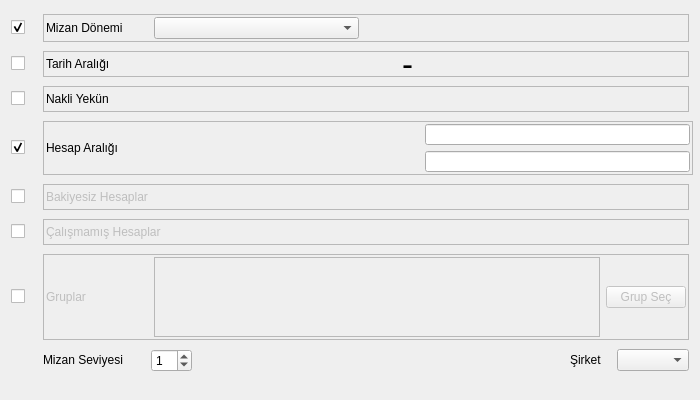
<?xml version="1.0" encoding="UTF-8"?>
<ui version="4.0">
 <class>MUH_MIZAN_RAPORU_BATCH</class>
 <widget class="QDialog" name="MUH_MIZAN_RAPORU_BATCH">
  <property name="geometry">
   <rect>
    <x>0</x>
    <y>0</y>
    <width>700</width>
    <height>400</height>
   </rect>
  </property>
  <property name="sizePolicy">
   <sizepolicy hsizetype="Expanding" vsizetype="Expanding">
    <horstretch>0</horstretch>
    <verstretch>0</verstretch>
   </sizepolicy>
  </property>
  <property name="minimumSize">
   <size>
    <width>700</width>
    <height>400</height>
   </size>
  </property>
  <property name="maximumSize">
   <size>
    <width>700</width>
    <height>400</height>
   </size>
  </property>
  <property name="windowTitle">
   <string>Mizan</string>
  </property>
  <layout class="QGridLayout" name="gridLayout" rowstretch="1,1,1,2,1,1,3,1,1" columnstretch="1,10,5,1,5">
   <item row="0" column="0">
    <widget class="QCheckBox" name="checkbox_mizan_donemi">
     <property name="enabled">
      <bool>true</bool>
     </property>
     <property name="sizePolicy">
      <sizepolicy hsizetype="Fixed" vsizetype="Fixed">
       <horstretch>0</horstretch>
       <verstretch>0</verstretch>
      </sizepolicy>
     </property>
     <property name="minimumSize">
      <size>
       <width>26</width>
       <height>0</height>
      </size>
     </property>
     <property name="text">
      <string/>
     </property>
     <property name="checked">
      <bool>true</bool>
     </property>
    </widget>
   </item>
   <item row="0" column="1" colspan="4">
    <widget class="QFrame" name="frame_mizan_donemi">
     <property name="sizePolicy">
      <sizepolicy hsizetype="Expanding" vsizetype="Fixed">
       <horstretch>0</horstretch>
       <verstretch>0</verstretch>
      </sizepolicy>
     </property>
     <property name="minimumSize">
      <size>
       <width>0</width>
       <height>0</height>
      </size>
     </property>
     <property name="frameShape">
      <enum>QFrame::StyledPanel</enum>
     </property>
     <property name="frameShadow">
      <enum>QFrame::Raised</enum>
     </property>
     <layout class="QGridLayout" name="gridLayout_8" columnstretch="1,5,8">
      <property name="margin">
       <number>2</number>
      </property>
      <item row="0" column="0">
       <widget class="QLabel" name="label_3">
        <property name="sizePolicy">
         <sizepolicy hsizetype="Fixed" vsizetype="Fixed">
          <horstretch>0</horstretch>
          <verstretch>0</verstretch>
         </sizepolicy>
        </property>
        <property name="minimumSize">
         <size>
          <width>102</width>
          <height>0</height>
         </size>
        </property>
        <property name="text">
         <string>Mizan Dönemi</string>
        </property>
       </widget>
      </item>
      <item row="0" column="1">
       <widget class="QComboBox" name="comboBox_mizan_donemi">
        <property name="sizePolicy">
         <sizepolicy hsizetype="Minimum" vsizetype="Fixed">
          <horstretch>0</horstretch>
          <verstretch>0</verstretch>
         </sizepolicy>
        </property>
       </widget>
      </item>
      <item row="0" column="2">
       <spacer name="horizontalSpacer_3">
        <property name="orientation">
         <enum>Qt::Horizontal</enum>
        </property>
        <property name="sizeHint" stdset="0">
         <size>
          <width>40</width>
          <height>20</height>
         </size>
        </property>
       </spacer>
      </item>
     </layout>
    </widget>
   </item>
   <item row="1" column="0">
    <widget class="QCheckBox" name="checkbox_tarih_araligi">
     <property name="sizePolicy">
      <sizepolicy hsizetype="Fixed" vsizetype="Fixed">
       <horstretch>0</horstretch>
       <verstretch>0</verstretch>
      </sizepolicy>
     </property>
     <property name="minimumSize">
      <size>
       <width>26</width>
       <height>0</height>
      </size>
     </property>
     <property name="text">
      <string/>
     </property>
     <property name="checked">
      <bool>false</bool>
     </property>
    </widget>
   </item>
   <item row="1" column="1" colspan="4">
    <widget class="QFrame" name="frame_tarih_araligi">
     <property name="sizePolicy">
      <sizepolicy hsizetype="Expanding" vsizetype="Fixed">
       <horstretch>0</horstretch>
       <verstretch>0</verstretch>
      </sizepolicy>
     </property>
     <property name="minimumSize">
      <size>
       <width>0</width>
       <height>0</height>
      </size>
     </property>
     <property name="frameShape">
      <enum>QFrame::StyledPanel</enum>
     </property>
     <property name="frameShadow">
      <enum>QFrame::Raised</enum>
     </property>
     <layout class="QGridLayout" name="gridLayout_3" columnstretch="1,0,0,0,0">
      <property name="sizeConstraint">
       <enum>QLayout::SetNoConstraint</enum>
      </property>
      <property name="margin">
       <number>2</number>
      </property>
      <item row="0" column="0">
       <widget class="QLabel" name="label_tarih_araligi">
        <property name="sizePolicy">
         <sizepolicy hsizetype="Fixed" vsizetype="Fixed">
          <horstretch>0</horstretch>
          <verstretch>0</verstretch>
         </sizepolicy>
        </property>
        <property name="minimumSize">
         <size>
          <width>102</width>
          <height>0</height>
         </size>
        </property>
        <property name="text">
         <string>Tarih Aralığı</string>
        </property>
       </widget>
      </item>
      <item row="0" column="2">
       <widget class="QLabel" name="label_6">
        <property name="sizePolicy">
         <sizepolicy hsizetype="Fixed" vsizetype="Ignored">
          <horstretch>0</horstretch>
          <verstretch>0</verstretch>
         </sizepolicy>
        </property>
        <property name="font">
         <font>
          <pointsize>25</pointsize>
         </font>
        </property>
        <property name="text">
         <string>-</string>
        </property>
       </widget>
      </item>
      <item row="0" column="1">
       <widget class="QAdakDate" name="adakDate_baslangic_tarihi">
        <property name="sizePolicy">
         <sizepolicy hsizetype="Fixed" vsizetype="Fixed">
          <horstretch>0</horstretch>
          <verstretch>0</verstretch>
         </sizepolicy>
        </property>
        <property name="minimumSize">
         <size>
          <width>242</width>
          <height>0</height>
         </size>
        </property>
        <property name="maximumSize">
         <size>
          <width>242</width>
          <height>30</height>
         </size>
        </property>
        <property name="whatsThis">
         <string>Tarih WidgetÄ± </string>
        </property>
        <property name="QAdakDate" stdset="0">
         <rect>
          <x>0</x>
          <y>0</y>
          <width>100</width>
          <height>100</height>
         </rect>
        </property>
       </widget>
      </item>
      <item row="0" column="3">
       <widget class="QAdakDate" name="adakDate_bts_tarihi">
        <property name="sizePolicy">
         <sizepolicy hsizetype="Fixed" vsizetype="Fixed">
          <horstretch>0</horstretch>
          <verstretch>0</verstretch>
         </sizepolicy>
        </property>
        <property name="minimumSize">
         <size>
          <width>242</width>
          <height>0</height>
         </size>
        </property>
        <property name="maximumSize">
         <size>
          <width>242</width>
          <height>30</height>
         </size>
        </property>
        <property name="whatsThis">
         <string>Tarih WidgetÄ± </string>
        </property>
        <property name="QAdakDate" stdset="0">
         <rect>
          <x>0</x>
          <y>0</y>
          <width>100</width>
          <height>100</height>
         </rect>
        </property>
       </widget>
      </item>
      <item row="0" column="4">
       <spacer name="horizontalSpacer_6">
        <property name="orientation">
         <enum>Qt::Horizontal</enum>
        </property>
        <property name="sizeHint" stdset="0">
         <size>
          <width>40</width>
          <height>20</height>
         </size>
        </property>
       </spacer>
      </item>
     </layout>
    </widget>
   </item>
   <item row="2" column="0">
    <widget class="QCheckBox" name="checkbox_nakli_yekun">
     <property name="sizePolicy">
      <sizepolicy hsizetype="Fixed" vsizetype="Fixed">
       <horstretch>0</horstretch>
       <verstretch>0</verstretch>
      </sizepolicy>
     </property>
     <property name="minimumSize">
      <size>
       <width>26</width>
       <height>0</height>
      </size>
     </property>
     <property name="text">
      <string/>
     </property>
     <property name="checkable">
      <bool>true</bool>
     </property>
     <property name="checked">
      <bool>false</bool>
     </property>
    </widget>
   </item>
   <item row="2" column="1" colspan="4">
    <widget class="QFrame" name="frame_5">
     <property name="sizePolicy">
      <sizepolicy hsizetype="Expanding" vsizetype="Fixed">
       <horstretch>0</horstretch>
       <verstretch>0</verstretch>
      </sizepolicy>
     </property>
     <property name="layoutDirection">
      <enum>Qt::LeftToRight</enum>
     </property>
     <property name="frameShape">
      <enum>QFrame::StyledPanel</enum>
     </property>
     <property name="frameShadow">
      <enum>QFrame::Raised</enum>
     </property>
     <layout class="QGridLayout" name="gridLayout_7">
      <property name="margin">
       <number>2</number>
      </property>
      <item row="0" column="0">
       <widget class="QLabel" name="label_nakli_yekun">
        <property name="sizePolicy">
         <sizepolicy hsizetype="Fixed" vsizetype="Fixed">
          <horstretch>0</horstretch>
          <verstretch>0</verstretch>
         </sizepolicy>
        </property>
        <property name="minimumSize">
         <size>
          <width>99</width>
          <height>0</height>
         </size>
        </property>
        <property name="text">
         <string>Nakli Yekün</string>
        </property>
        <property name="alignment">
         <set>Qt::AlignLeading|Qt::AlignLeft|Qt::AlignVCenter</set>
        </property>
       </widget>
      </item>
      <item row="0" column="1">
       <spacer name="horizontalSpacer">
        <property name="orientation">
         <enum>Qt::Horizontal</enum>
        </property>
        <property name="sizeHint" stdset="0">
         <size>
          <width>40</width>
          <height>20</height>
         </size>
        </property>
       </spacer>
      </item>
     </layout>
    </widget>
   </item>
   <item row="3" column="0">
    <widget class="QCheckBox" name="checkbox_hesap_araligi">
     <property name="sizePolicy">
      <sizepolicy hsizetype="Fixed" vsizetype="Fixed">
       <horstretch>0</horstretch>
       <verstretch>0</verstretch>
      </sizepolicy>
     </property>
     <property name="minimumSize">
      <size>
       <width>26</width>
       <height>0</height>
      </size>
     </property>
     <property name="text">
      <string/>
     </property>
     <property name="checked">
      <bool>true</bool>
     </property>
    </widget>
   </item>
   <item row="3" column="1" colspan="4">
    <widget class="QFrame" name="frame_2">
     <property name="sizePolicy">
      <sizepolicy hsizetype="Expanding" vsizetype="Fixed">
       <horstretch>0</horstretch>
       <verstretch>0</verstretch>
      </sizepolicy>
     </property>
     <property name="minimumSize">
      <size>
       <width>650</width>
       <height>54</height>
      </size>
     </property>
     <property name="frameShape">
      <enum>QFrame::StyledPanel</enum>
     </property>
     <property name="frameShadow">
      <enum>QFrame::Raised</enum>
     </property>
     <layout class="QGridLayout" name="gridLayout_4">
      <property name="margin">
       <number>2</number>
      </property>
      <item row="0" column="0" rowspan="2">
       <widget class="QLabel" name="label">
        <property name="sizePolicy">
         <sizepolicy hsizetype="Fixed" vsizetype="Fixed">
          <horstretch>0</horstretch>
          <verstretch>0</verstretch>
         </sizepolicy>
        </property>
        <property name="minimumSize">
         <size>
          <width>102</width>
          <height>0</height>
         </size>
        </property>
        <property name="text">
         <string>Hesap Aralığı</string>
        </property>
       </widget>
      </item>
      <item row="0" column="1">
       <widget class="QSearchEdit" name="search_edit_bas_hesap_kodu">
        <property name="sizePolicy">
         <sizepolicy hsizetype="Expanding" vsizetype="Fixed">
          <horstretch>0</horstretch>
          <verstretch>0</verstretch>
         </sizepolicy>
        </property>
        <property name="whatsThis">
         <string>Arama widget. </string>
        </property>
        <property name="QSearchEdit" stdset="0">
         <rect>
          <x>0</x>
          <y>0</y>
          <width>100</width>
          <height>100</height>
         </rect>
        </property>
       </widget>
      </item>
      <item row="0" column="2">
       <widget class="QLineEdit" name="lineedit_bas_hesap_ismi">
        <property name="focusPolicy">
         <enum>Qt::NoFocus</enum>
        </property>
        <property name="readOnly">
         <bool>true</bool>
        </property>
       </widget>
      </item>
      <item row="1" column="1">
       <widget class="QSearchEdit" name="search_edit_bts_hesap_kodu">
        <property name="sizePolicy">
         <sizepolicy hsizetype="Expanding" vsizetype="Fixed">
          <horstretch>0</horstretch>
          <verstretch>0</verstretch>
         </sizepolicy>
        </property>
        <property name="whatsThis">
         <string>Arama widget. </string>
        </property>
        <property name="QSearchEdit" stdset="0">
         <rect>
          <x>0</x>
          <y>0</y>
          <width>100</width>
          <height>100</height>
         </rect>
        </property>
       </widget>
      </item>
      <item row="1" column="2">
       <widget class="QLineEdit" name="lineedit_bts_hesap_ismi">
        <property name="focusPolicy">
         <enum>Qt::NoFocus</enum>
        </property>
        <property name="readOnly">
         <bool>true</bool>
        </property>
       </widget>
      </item>
     </layout>
    </widget>
   </item>
   <item row="4" column="0">
    <widget class="QCheckBox" name="checkbox_bakiyesiz_hesaplar">
     <property name="sizePolicy">
      <sizepolicy hsizetype="Fixed" vsizetype="Fixed">
       <horstretch>0</horstretch>
       <verstretch>0</verstretch>
      </sizepolicy>
     </property>
     <property name="minimumSize">
      <size>
       <width>26</width>
       <height>0</height>
      </size>
     </property>
     <property name="text">
      <string/>
     </property>
    </widget>
   </item>
   <item row="4" column="1" colspan="4">
    <widget class="QFrame" name="frame">
     <property name="sizePolicy">
      <sizepolicy hsizetype="Expanding" vsizetype="Fixed">
       <horstretch>0</horstretch>
       <verstretch>0</verstretch>
      </sizepolicy>
     </property>
     <property name="minimumSize">
      <size>
       <width>0</width>
       <height>0</height>
      </size>
     </property>
     <property name="frameShape">
      <enum>QFrame::StyledPanel</enum>
     </property>
     <property name="frameShadow">
      <enum>QFrame::Raised</enum>
     </property>
     <layout class="QGridLayout" name="gridLayout_5">
      <property name="margin">
       <number>2</number>
      </property>
      <item row="0" column="0">
       <widget class="QLabel" name="label_bakiyesiz_hesaplar">
        <property name="enabled">
         <bool>false</bool>
        </property>
        <property name="sizePolicy">
         <sizepolicy hsizetype="Fixed" vsizetype="Fixed">
          <horstretch>0</horstretch>
          <verstretch>0</verstretch>
         </sizepolicy>
        </property>
        <property name="text">
         <string>Bakiyesiz Hesaplar</string>
        </property>
       </widget>
      </item>
      <item row="0" column="1">
       <spacer name="horizontalSpacer_2">
        <property name="orientation">
         <enum>Qt::Horizontal</enum>
        </property>
        <property name="sizeHint" stdset="0">
         <size>
          <width>40</width>
          <height>20</height>
         </size>
        </property>
       </spacer>
      </item>
     </layout>
    </widget>
   </item>
   <item row="5" column="0">
    <widget class="QCheckBox" name="checkbox_calismamis_hesaplar">
     <property name="sizePolicy">
      <sizepolicy hsizetype="Fixed" vsizetype="Fixed">
       <horstretch>0</horstretch>
       <verstretch>0</verstretch>
      </sizepolicy>
     </property>
     <property name="minimumSize">
      <size>
       <width>26</width>
       <height>0</height>
      </size>
     </property>
     <property name="text">
      <string/>
     </property>
    </widget>
   </item>
   <item row="5" column="1" colspan="4">
    <widget class="QFrame" name="frame_4">
     <property name="sizePolicy">
      <sizepolicy hsizetype="Expanding" vsizetype="Minimum">
       <horstretch>0</horstretch>
       <verstretch>0</verstretch>
      </sizepolicy>
     </property>
     <property name="minimumSize">
      <size>
       <width>0</width>
       <height>0</height>
      </size>
     </property>
     <property name="frameShape">
      <enum>QFrame::StyledPanel</enum>
     </property>
     <property name="frameShadow">
      <enum>QFrame::Raised</enum>
     </property>
     <layout class="QGridLayout" name="gridLayout_6">
      <property name="margin">
       <number>2</number>
      </property>
      <item row="0" column="0">
       <widget class="QLabel" name="label_calismamis_hesaplar">
        <property name="enabled">
         <bool>false</bool>
        </property>
        <property name="sizePolicy">
         <sizepolicy hsizetype="Fixed" vsizetype="Fixed">
          <horstretch>0</horstretch>
          <verstretch>0</verstretch>
         </sizepolicy>
        </property>
        <property name="layoutDirection">
         <enum>Qt::LeftToRight</enum>
        </property>
        <property name="text">
         <string>Çalışmamış Hesaplar</string>
        </property>
       </widget>
      </item>
      <item row="0" column="1">
       <spacer name="horizontalSpacer_4">
        <property name="orientation">
         <enum>Qt::Horizontal</enum>
        </property>
        <property name="sizeHint" stdset="0">
         <size>
          <width>40</width>
          <height>20</height>
         </size>
        </property>
       </spacer>
      </item>
     </layout>
    </widget>
   </item>
   <item row="6" column="0">
    <widget class="QCheckBox" name="check_box_hesap_grubu">
     <property name="sizePolicy">
      <sizepolicy hsizetype="Fixed" vsizetype="Fixed">
       <horstretch>0</horstretch>
       <verstretch>0</verstretch>
      </sizepolicy>
     </property>
     <property name="text">
      <string/>
     </property>
    </widget>
   </item>
   <item row="6" column="1" colspan="4">
    <widget class="QFrame" name="frame_hesap_grubu">
     <property name="enabled">
      <bool>false</bool>
     </property>
     <property name="sizePolicy">
      <sizepolicy hsizetype="Expanding" vsizetype="Fixed">
       <horstretch>0</horstretch>
       <verstretch>0</verstretch>
      </sizepolicy>
     </property>
     <property name="minimumSize">
      <size>
       <width>0</width>
       <height>0</height>
      </size>
     </property>
     <property name="frameShape">
      <enum>QFrame::StyledPanel</enum>
     </property>
     <property name="frameShadow">
      <enum>QFrame::Raised</enum>
     </property>
     <layout class="QGridLayout" name="gridLayout_2" rowstretch="10,10,10" columnstretch="1,605,0">
      <property name="sizeConstraint">
       <enum>QLayout::SetNoConstraint</enum>
      </property>
      <property name="margin">
       <number>2</number>
      </property>
      <item row="1" column="0">
       <widget class="QLabel" name="label_2">
        <property name="sizePolicy">
         <sizepolicy hsizetype="Fixed" vsizetype="Fixed">
          <horstretch>0</horstretch>
          <verstretch>0</verstretch>
         </sizepolicy>
        </property>
        <property name="minimumSize">
         <size>
          <width>102</width>
          <height>0</height>
         </size>
        </property>
        <property name="maximumSize">
         <size>
          <width>16777215</width>
          <height>16777215</height>
         </size>
        </property>
        <property name="text">
         <string>Gruplar</string>
        </property>
       </widget>
      </item>
      <item row="0" column="1" rowspan="3">
       <widget class="QTextEdit" name="textEdit_gruplar">
        <property name="maximumSize">
         <size>
          <width>16777215</width>
          <height>80</height>
         </size>
        </property>
        <property name="focusPolicy">
         <enum>Qt::NoFocus</enum>
        </property>
       </widget>
      </item>
      <item row="1" column="2">
       <widget class="QPushButton" name="pushButton_grup_sec">
        <property name="text">
         <string>Grup Seç</string>
        </property>
        <property name="icon">
         <iconset resource="../k9_icons.qrc">
          <normaloff>:/k9_icons/K9_ICONS/k9_grup.png</normaloff>:/k9_icons/K9_ICONS/k9_grup.png</iconset>
        </property>
       </widget>
      </item>
     </layout>
    </widget>
   </item>
   <item row="7" column="1">
    <layout class="QHBoxLayout" name="horizontalLayout" stretch="1,1,10">
     <item>
      <widget class="QLabel" name="mizan_seviye_label">
       <property name="sizePolicy">
        <sizepolicy hsizetype="Fixed" vsizetype="Fixed">
         <horstretch>0</horstretch>
         <verstretch>0</verstretch>
        </sizepolicy>
       </property>
       <property name="minimumSize">
        <size>
         <width>102</width>
         <height>0</height>
        </size>
       </property>
       <property name="layoutDirection">
        <enum>Qt::LeftToRight</enum>
       </property>
       <property name="text">
        <string>Mizan Seviyesi </string>
       </property>
      </widget>
     </item>
     <item>
      <widget class="QSpinBox" name="spinbox_mizan_seviyesi">
       <property name="sizePolicy">
        <sizepolicy hsizetype="Expanding" vsizetype="Fixed">
         <horstretch>0</horstretch>
         <verstretch>0</verstretch>
        </sizepolicy>
       </property>
       <property name="value">
        <number>1</number>
       </property>
      </widget>
     </item>
     <item>
      <spacer name="horizontalSpacer_8">
       <property name="orientation">
        <enum>Qt::Horizontal</enum>
       </property>
       <property name="sizeHint" stdset="0">
        <size>
         <width>40</width>
         <height>20</height>
        </size>
       </property>
      </spacer>
     </item>
    </layout>
   </item>
   <item row="7" column="2">
    <spacer name="horizontalSpacer_5">
     <property name="orientation">
      <enum>Qt::Horizontal</enum>
     </property>
     <property name="sizeHint" stdset="0">
      <size>
       <width>137</width>
       <height>19</height>
      </size>
     </property>
    </spacer>
   </item>
   <item row="7" column="3">
    <widget class="QLabel" name="label_sirket">
     <property name="sizePolicy">
      <sizepolicy hsizetype="Fixed" vsizetype="Fixed">
       <horstretch>0</horstretch>
       <verstretch>0</verstretch>
      </sizepolicy>
     </property>
     <property name="text">
      <string>Şirket   </string>
     </property>
    </widget>
   </item>
   <item row="7" column="4">
    <widget class="QComboBox" name="comboBox_sirket">
     <property name="sizePolicy">
      <sizepolicy hsizetype="Minimum" vsizetype="Fixed">
       <horstretch>0</horstretch>
       <verstretch>0</verstretch>
      </sizepolicy>
     </property>
    </widget>
   </item>
   <item row="8" column="4">
    <widget class="QWidget" name="widget_batch_buttons" native="true">
     <property name="sizePolicy">
      <sizepolicy hsizetype="Fixed" vsizetype="Fixed">
       <horstretch>0</horstretch>
       <verstretch>0</verstretch>
      </sizepolicy>
     </property>
     <property name="maximumSize">
      <size>
       <width>16777215</width>
       <height>16777215</height>
      </size>
     </property>
    </widget>
   </item>
  </layout>
 </widget>
 <customwidgets>
  <customwidget>
   <class>QAdakDate</class>
   <extends>QWidget</extends>
   <header>QAdakDate.h</header>
  </customwidget>
  <customwidget>
   <class>QSearchEdit</class>
   <extends>QWidget</extends>
   <header>QSearchEdit.h</header>
  </customwidget>
 </customwidgets>
 <tabstops>
  <tabstop>checkbox_mizan_donemi</tabstop>
  <tabstop>comboBox_mizan_donemi</tabstop>
  <tabstop>checkbox_tarih_araligi</tabstop>
  <tabstop>adakDate_baslangic_tarihi</tabstop>
  <tabstop>adakDate_bts_tarihi</tabstop>
  <tabstop>checkbox_nakli_yekun</tabstop>
  <tabstop>checkbox_hesap_araligi</tabstop>
  <tabstop>search_edit_bas_hesap_kodu</tabstop>
  <tabstop>lineedit_bas_hesap_ismi</tabstop>
  <tabstop>search_edit_bts_hesap_kodu</tabstop>
  <tabstop>lineedit_bts_hesap_ismi</tabstop>
  <tabstop>checkbox_bakiyesiz_hesaplar</tabstop>
  <tabstop>checkbox_calismamis_hesaplar</tabstop>
  <tabstop>check_box_hesap_grubu</tabstop>
  <tabstop>textEdit_gruplar</tabstop>
  <tabstop>pushButton_grup_sec</tabstop>
  <tabstop>spinbox_mizan_seviyesi</tabstop>
 </tabstops>
 <resources>
  <include location="../k9_icons.qrc"/>
 </resources>
 <connections/>
</ui>
